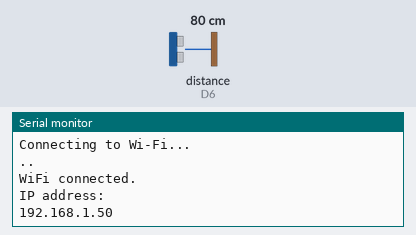
A sketch run on a simulated ESP8266 (NodeMCU). Parts: the last lines printed to the serial monitor. Wiring (inferred from the names in the program): ultrasonic range finder: trigger D5; echo D6. The inputs (shaded band) are chosen by the test bench; at power-on: distance to the obstacle (sensor on D6) 80 cm. The echo pulse lasts 58.3 µs per cm; WiFi joins after 1.5 s; servers stay silent unless stated.

Above: at 3.2 s.
3.3 s: distance to the obstacle (sensor on D6) set to 2 cm
At 6.0 s:
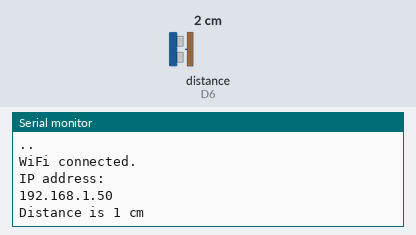
9.8 s: distance to the obstacle (sensor on D6) set to 4 cm
At 13.0 s:
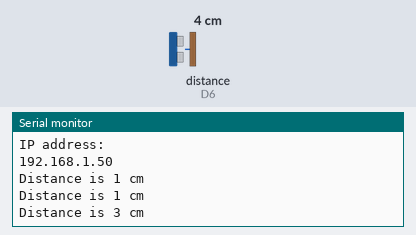

The sketch:

code.ino
```cpp
#include <ESP8266WiFi.h>
#include <WiFiClient.h>
#include <ThingSpeak.h>
const char* ssid = "YOUR WIFI NAME";  //EDIT
const char* password = "YOUR WIFI PASSWORD"; //EDIT
WiFiServer server(80);
WiFiClient client;
unsigned long myChannelNumber = 2;//EDIT
const char * myWriteAPIKey = "YOUR WRITE API KEY"; //EDIT
unsigned long lastTime = 0;
unsigned long timerDelay = 1000;
int echo=D6;
int trigger=D5;
void setup()
{
  Serial.begin(9600);
  pinMode(echo,INPUT);
  pinMode(trigger,OUTPUT);
  Serial.println();
  Serial.println("Connecting to Wi-Fi...");
  WiFi.begin(ssid, password);
  while (WiFi.status() != WL_CONNECTED)
  {
    delay(1000);
    Serial.print(".");
  }
  Serial.println("");
  Serial.println("WiFi connected.");
  Serial.println("IP address: ");
  Serial.println(WiFi.localIP());
  server.begin();
  ThingSpeak.begin(client);
}
void loop()
{
  if ((millis() - lastTime) > timerDelay)
  {
    delay(2500);
    digitalWrite(trigger,LOW);
    delayMicroseconds(2);
    digitalWrite(trigger,HIGH);
    delayMicroseconds(10);
    digitalWrite(trigger,LOW);
    int duration=pulseIn(echo,HIGH);
    int distance=duration*0.017;
    Serial.print("Distance is ");
    Serial.print(distance);
    Serial.println(" cm");
    ThingSpeak.setField(1, distance);
    ThingSpeak.writeFields(myChannelNumber,myWriteAPIKey);
    lastTime = millis();
  }
}
```

Measured:
- after the input at 3.3 s, the serial monitor: prints a new line after 1.2 s (image 1)
- after the input at 9.8 s, the serial monitor: prints a new line after 2.3 s (image 2)
